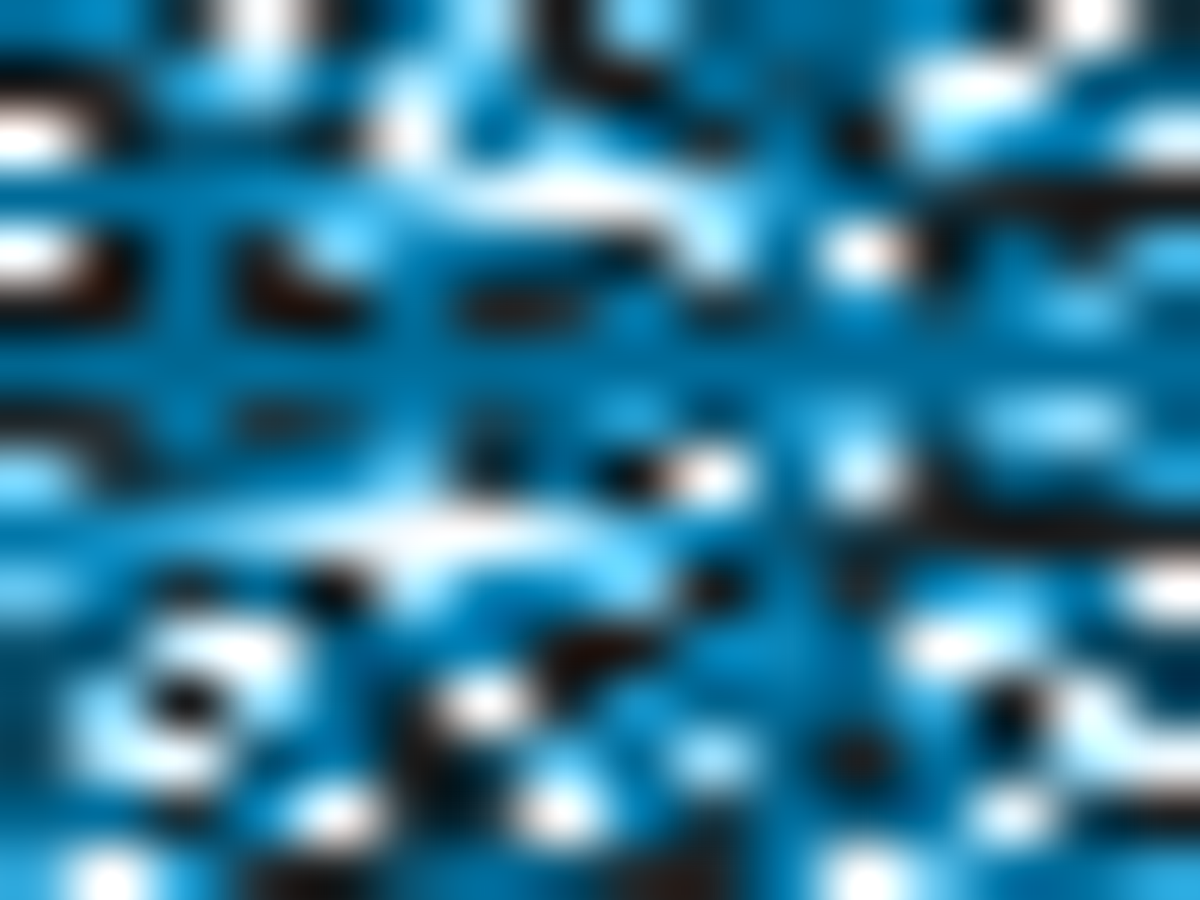
Frame 1 (no input)
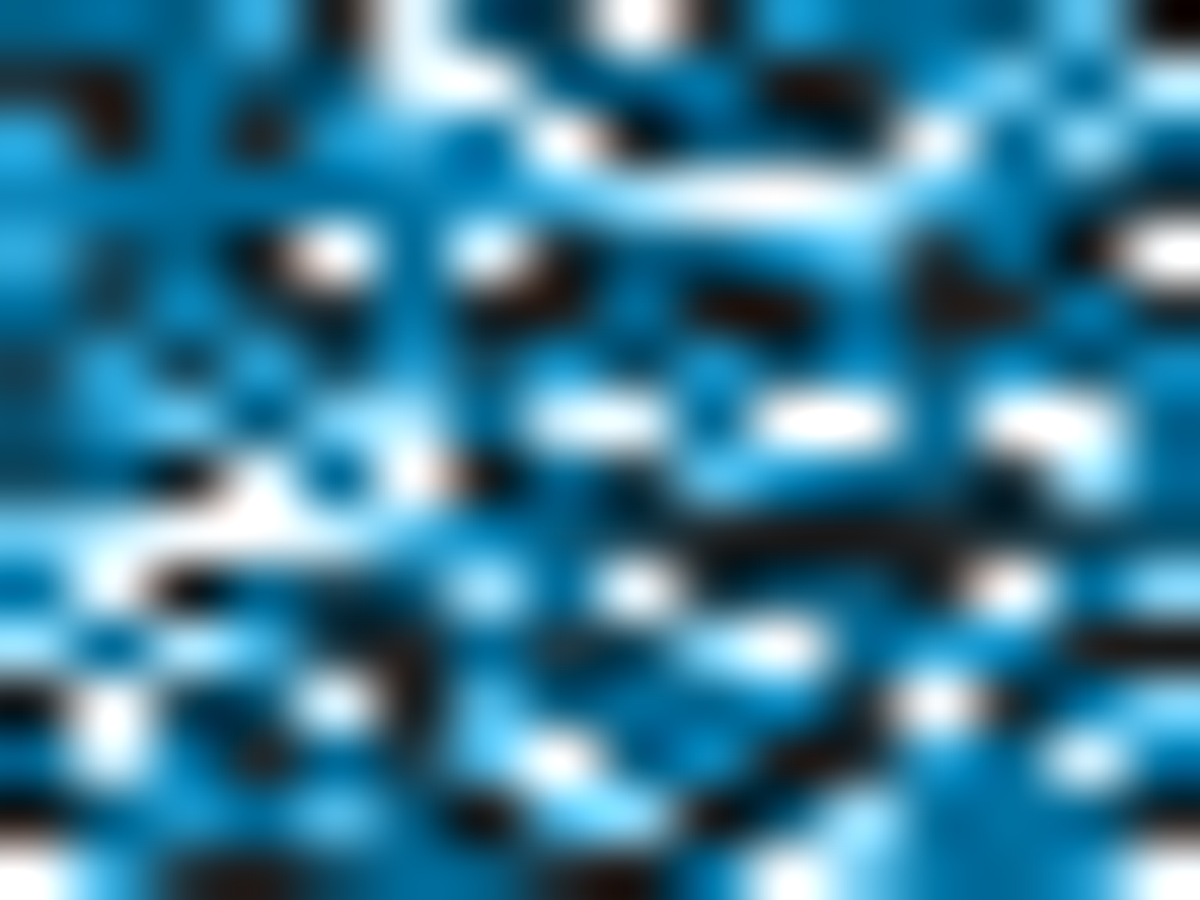
Frame 60 (the mouse pressed at the canvas centre just before this capture)
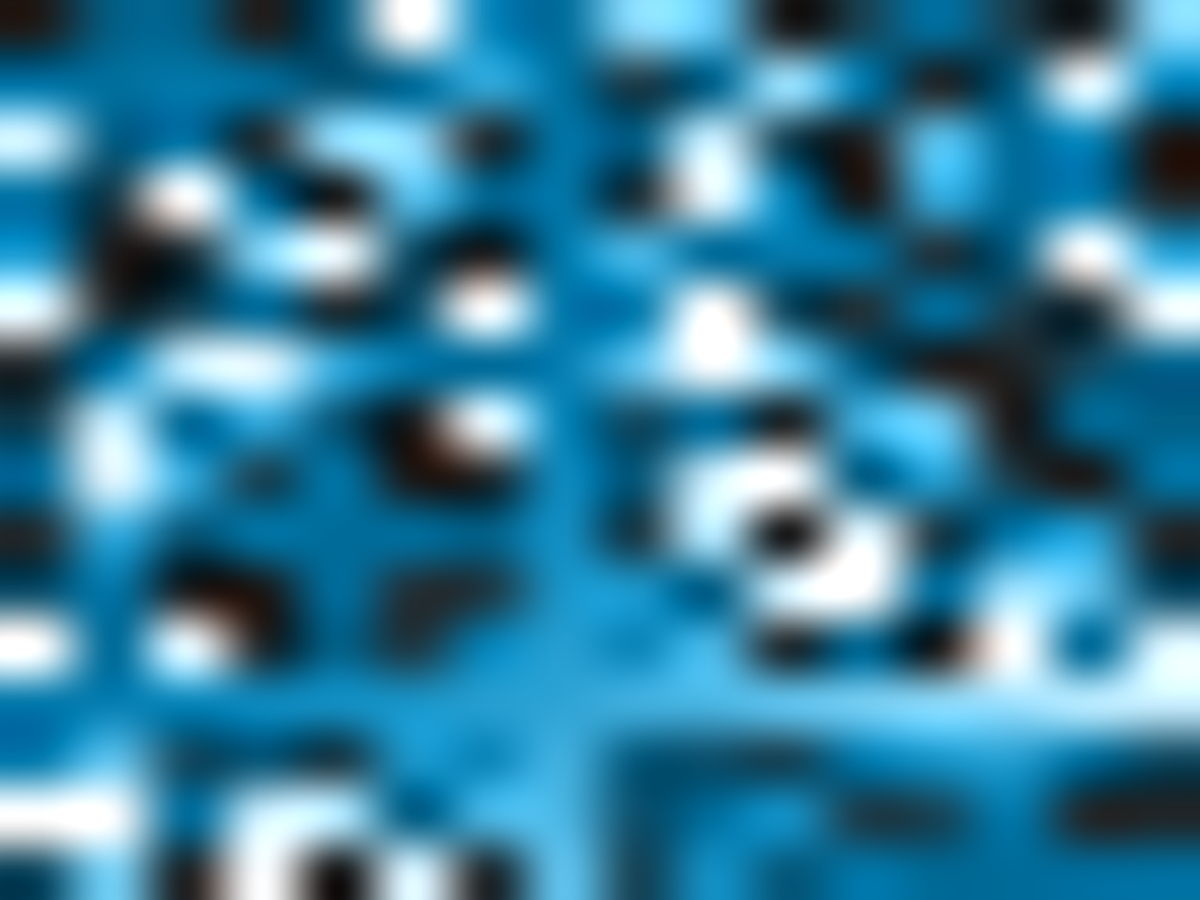
Frame 120 (the mouse held since frame 60 and released just before this capture)

The Processing sketch that drew these frames (run headless with seeded random() and noise(); from frame 60 on, the mouse is pressed at the canvas centre):

// Processing sketch: Plasma
// ── Plasma.pde
int[][]  plas_lut;
int[]    palette  = new int[255];
PImage pg;

void setup()
{
  pg = createImage(16, 16, RGB);
  //size(640, 400);
  fullScreen();
  plas_lut = new int[pg.width][pg.height];

  buildPalette();
  buildMap();
}

void buildPalette ()
{
  colorMode(HSB);
  for (int i=0; i<palette.length; i++)
  {
    //int h = int(128.0 + 128 * asin(PI * (float)i / 32.0));
    int s = int(128.0 + 128 * cos(PI * (float)i / 64.0));
    int b = int(128.0 + 128 * sin(PI * (float)i / 128.0));
    palette[i] = color(140, s, b+25);
  }
}

void buildMap () {
  for (int y=0; y<pg.height; y++) {
    for (int x=0; x<pg.width; x++) {

      float v = 256;

      //float b = sin(x / v);
      //b *= pow(1/cos(y / v), -1);
      //b *= sin(x/v);
      //b *= sin(float(x+y)/v);
      //b *= cos(sqrt(x*x + y*y)/v);

      //int k = int(b*128+128);

      int k = 128+int(0
        + 128f + 256f * pow(1/cos(y / v), -1)
        + 128f + 128f * sin(x / v)
        + 128f + 128f * sin((x+y)/(v/2))
        + 128f + 128f * cos(sqrt(x*x + y*y) / v)
        + 128f + 1 * sin((float)x/pg.width)
        );

      plas_lut[x][y] = k;
    }
  }
}

void draw()
{
  pg.loadPixels();
  for (int x=0, i=0; x<pg.width; x++) {
    for (int y=0; y<pg.height; y++, i++) {

      float xx=float(x)/pg.width*16 + mouseX*.1;
      float yy=float(y)/pg.height*16  + mouseY*.1;
      float t = frameCount*.1;
      float tixy = cos(t + i + xx * yy);

      pg.pixels[y*pg.width + x] = palette[int(tixy*128+128)%255];
    }
  }
  //(plas_lut[x][y] + frameCount*2) % 255];
  pg.updatePixels();

  image(pg, 0, 0, width, height);
}
